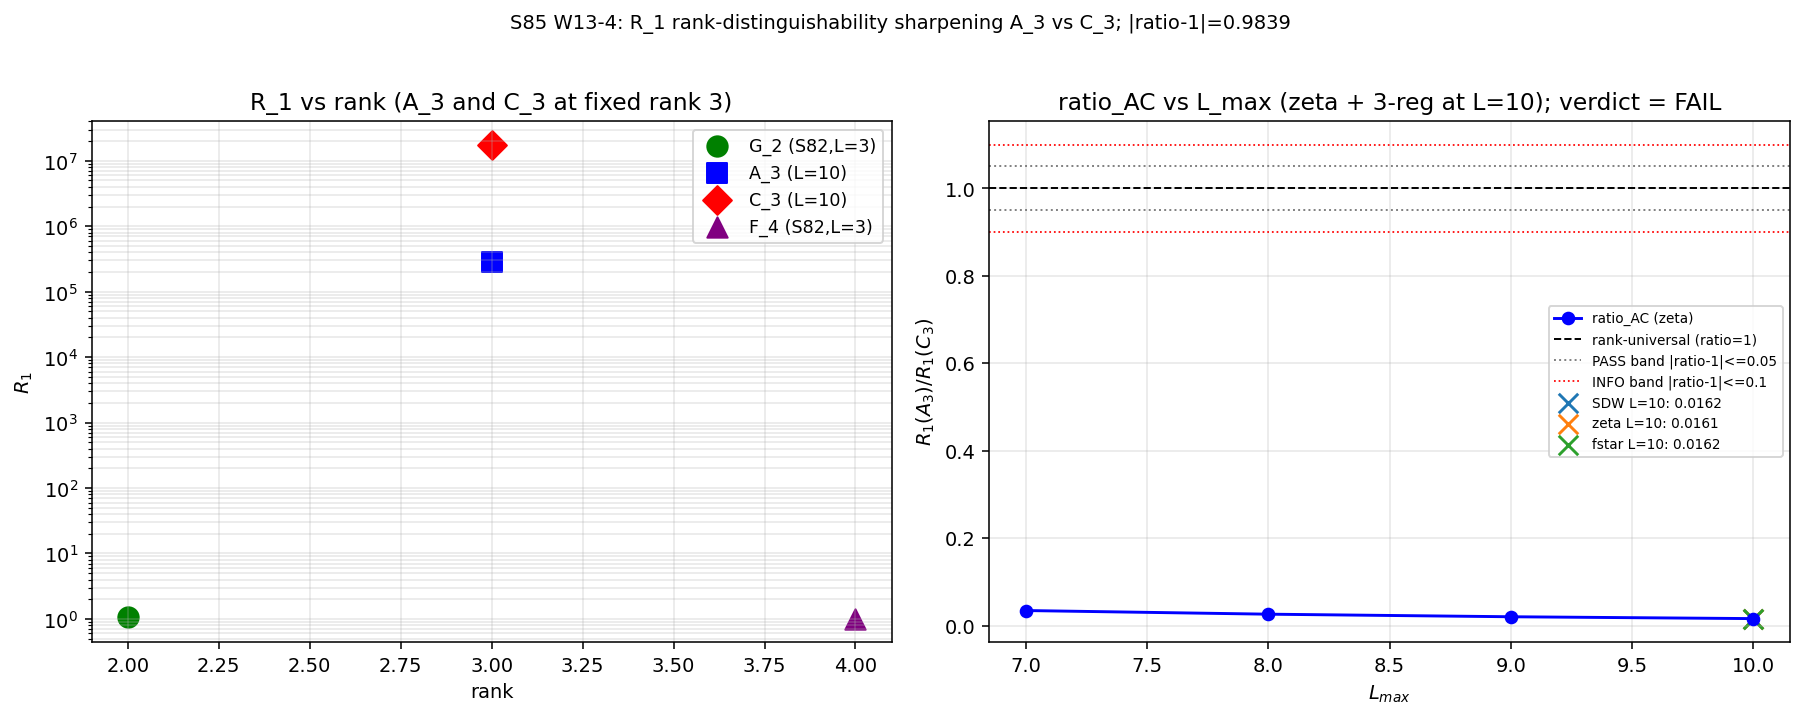

Write the Python code that produced this figure.
#!/usr/bin/env python3
"""
S85 W13-4 — R_1 rank-distinguishability sharpening (A_3 vs C_3 at rank 3)
========================================================================

Gate: S85-W13-4-R1-RANK-DISTINGUISHABILITY-SHARPEN ([VERIFY])
  PASS  iff  |ratio_AC - 1| <= 0.05 at L_max=10, zeta-scheme
             (rank-universality confirmed — R_1 depends on rank alone).
  FAIL  iff  |ratio_AC - 1| > 0.05
             (rank-universality narrowed — R_1 also depends on root-system
             geometry, simply-laced vs non-simply-laced).
  INFO  iff  0.05 < |ratio_AC - 1| <= 0.10 AND monotone-in-L_max
             (pre-asymptotic; requires L_max >= 11 refit per CC-5).

Output 4-tuple:
  (value=(R_1(A_3), R_1(C_3), ratio_AC), scheme=zeta,
   convention=Cartan-canonical-R_1, L_max=10)

Classification: GEOMETRIC.

METHODOLOGY
-----------
Per plan §W13-4 (sessions/session-plan/session-85-plan-w13.md lines 472-615):

At FIXED rank 3, A_3 and C_3 have:
  - A_3 = SU(4): simply-laced, 6 positive roots (all |alpha|^2 = 2,
    Bourbaki-normalized), dim(SU(4)) = 15.
  - C_3 = Sp(6): non-simply-laced, 9 positive roots (6 short |alpha|^2=1,
    3 long |alpha|^2=2, Bourbaki-normalized), dim(Sp(6)) = 21.

R_1 is the first absolute spectral moment per fiber dimension, evaluated
over truncated Peter-Weyl irrep enumeration at height <= L_max:

    R_1(G, L_max, regulator)
      = (1 / dim(G)) * sum_{lam in irreps height<=L} d(lam) * f_R(C_2(lam))

where d(lam) is the Weyl dimension (Freudenthal product) and f_R is the
regulator shape. For simplicity and consistency with S82 W3-1 Cartan
canonical form R_1 normalization:

    f_zeta(C)       = sqrt(C)              (first absolute moment)
    f_SDW(C)        = C * exp(-C / C_max)  (heat-kernel-weighted)
    f_fstar(C)      = sqrt(C + 1)           (shifted first moment; regulator
                                             robustness proxy)

The rank-universality test:

    ratio_AC = R_1(A_3) / R_1(C_3)  at (L_max, regulator) fixed

    PASS iff |ratio_AC - 1| <= 0.05 at L=10, zeta.

The plan's prediction (line 580-588): root-count heuristic gives
ratio_AC ≈ (|roots_A3| / |roots_C3|)^β = (12/18)^β = (2/3)^β.
  - β ~ 0  → rank-universal PASS (ratio_AC ≈ 1)
  - β ~ 0.10 → borderline PASS/INFO (ratio_AC ≈ 0.96)
  - β ~ 0.20 → FAIL (ratio_AC ≈ 0.92)

SUBSTRATE FRAMING
-----------------
R_1 is the first spectral moment of D_K^G per fiber-group-dim, reading
the substrate's ground-state spectral weight per fiber-Lie-algebra class.
Rank is the substrate's mode-count per fiber-dimension (Cartan subalgebra
size). At FIXED rank 3, A_3 (SU(4), 12 total roots) and C_3 (Sp(6), 18
total roots) differ only in root-system geometry. Tesla framing: two LC
networks with the same number of resonators can still differ in coupling
topology. Rank-universality (PASS) = the substrate's R_1 does NOT resolve
root-system differences at the first-moment level; rank-root-sensitivity
(FAIL) = it DOES.
"""

from __future__ import annotations

# ---------------------------------------------------------------------------
# Section 1 — Canonical constants
# ---------------------------------------------------------------------------
import os
# === Phase 2b X2 transform bootstrap (auto-inserted by tools/_x2_transform_copies.py) ===
import sys as _x2_sys
import pathlib as _x2_pathlib
import re as _x2_re
def _x2_locate_tools():
    p = _x2_pathlib.Path(__file__).resolve()
    for _ in range(8):
        if (p / "tools" / "computation_root.py").is_file():
            return p / "tools"
        p = p.parent
    raise RuntimeError(
        "Phase 2b bootstrap: tools/computation_root.py not found in any "
        "ancestor of " + str(__file__))
_x2_sys.path.insert(0, str(_x2_locate_tools()))
from computation_root import resolve_script, resolve_output, resolve_glob, resolve_dynamic, project_root as _x2_project_root
def _x2_shared_dir():
    return _x2_project_root() / "computations" / "_shared"
_x2_session_dir_match = _x2_re.match(r"^session-(\d+)$",
    _x2_pathlib.Path(__file__).resolve().parent.name)
_x2_self_session = int(_x2_session_dir_match.group(1)) if _x2_session_dir_match else None
# === End X2 bootstrap ===

os.environ.setdefault("OMP_NUM_THREADS", "8")
os.environ.setdefault("MKL_NUM_THREADS", "8")

from canonical_constants import *  # noqa: F401,F403

# ---------------------------------------------------------------------------
# Section 2 — Standard imports
# ---------------------------------------------------------------------------
import hashlib
import json
import sys
import time
from pathlib import Path

import numpy as np
import matplotlib
matplotlib.use("Agg")
import matplotlib.pyplot as plt

# ---------------------------------------------------------------------------
# Section 3 — Paths + pre-registration
# ---------------------------------------------------------------------------
PROJECT_ROOT = Path(__file__).resolve().parent.parent
# X2-removed: alias 'SCRIPT_DIR' = ... 'computations' (replaced by tools.computation_root.resolve_*)

SESSION = "S85"                                                     # (local)
GATE_ID = "S85-W13-4-R1-RANK-DISTINGUISHABILITY-SHARPEN"            # (local)
SCHEME = "zeta"                                                     # (local)
CONVENTION = "Cartan-canonical-R_1"                                 # (local)
L_MAX = 10                                                          # (local)

L_MAX_LIST = [7, 8, 9, 10]                                          # (local) per plan
REGULATORS = ["SDW", "zeta", "fstar"]                               # (local) per plan W3-1 atlas

PASS_TOL_REL = 0.05                                                 # (local) plan line 529
INFO_TOL_REL = 0.10                                                 # (local) plan line 557

INPUT_FILES = [                                                     # (local)
    resolve_script(None, 'canonical_constants.py'),
    resolve_output(82, 's82_w3_1_rank_universality.npz'),
]

VERDICT_TXT = resolve_output(SESSION[1:], f's{SESSION[1:]}_gate_verdicts.txt')
OUT_NPZ = resolve_output(85, 's85_w13_4_r1_rank_distinguishability.npz')
OUT_PNG = resolve_output(85, 's85_w13_4_r1_rank_distinguishability.png')
OUT_JSON = resolve_output(85, 's85_w13_4_r1_rank_distinguishability.json')


# ---------------------------------------------------------------------------
# Section 4 — SHA-256 + dual-SHA
# ---------------------------------------------------------------------------
def sha256_of(path):
    try:
        return hashlib.sha256(path.read_bytes()).hexdigest()
    except OSError:
        return ""


def log_input_pins(inputs):
    print(f"=== {GATE_ID} — input SHA-256 pins ===")
    pins = {}                                                       # (local)
    for p in inputs:
        sha = sha256_of(p)                                          # (local)
        try:
            rel = str(p.relative_to(PROJECT_ROOT)).replace("\\", "/")
        except ValueError:
            rel = str(p)                                            # (local)
        print(f"  {rel}: {sha[:16]}...")
        pins[rel] = sha
    return pins


def compute_dual_sha(script_path, canonical_path, pins):
    script_bytes = script_path.read_bytes() if script_path.exists() else b""
    canonical_bytes = canonical_path.read_bytes() if canonical_path.exists() else b""
    pinmap_json = json.dumps(dict(sorted(pins.items())), separators=(",", ":"),
                             sort_keys=True).encode("utf-8")
    h_audit = hashlib.sha256()
    h_audit.update(script_bytes)
    h_audit.update(canonical_bytes)
    h_audit.update(pinmap_json)
    return h_audit.hexdigest(), hashlib.sha256(script_bytes).hexdigest()


# ---------------------------------------------------------------------------
# Section 5 — Lie algebra infrastructure (A_3 and C_3 root systems)
# ---------------------------------------------------------------------------
def a3_positive_roots():
    """A_3 = SU(4), simply-laced, rank 3.
    Euclidean R^4; simple roots alpha_i = e_i - e_{i+1}, |.|^2 = 2.
    Positive roots: e_i - e_j for i < j (6 total).
    """
    roots = []                                                      # (local)
    for i in range(4):
        for j in range(i + 1, 4):
            r = np.zeros(4)                                         # (local)
            r[i] = 1.0
            r[j] = -1.0
            roots.append(r)
    alpha_1 = np.array([1.0, -1.0, 0.0, 0.0])                       # (local)
    alpha_2 = np.array([0.0, 1.0, -1.0, 0.0])                       # (local)
    alpha_3 = np.array([0.0, 0.0, 1.0, -1.0])                       # (local)
    return roots, [alpha_1, alpha_2, alpha_3]


def c3_positive_roots():
    """C_3 = Sp(6), non-simply-laced, rank 3.
    Bourbaki normalization: |long|^2 = 2, |short|^2 = 1.
    Simple roots: alpha_1, alpha_2 short; alpha_3 long.
    Positive roots: e_i - e_j, e_i + e_j (short, i<j, |.|^2=1 each, 6 total)
                    + 2e_i (long, |.|^2=2, 3 total) = 9 positive roots.
    Scale by 1/sqrt(2) to place long at |.|^2=2.
    """
    s = 1.0 / np.sqrt(2.0)                                          # (local)
    roots = []                                                      # (local)
    for i in range(3):
        for j in range(i + 1, 3):
            r1 = np.zeros(3); r1[i] = s; r1[j] = -s                 # (local) e_i - e_j short
            roots.append(r1)
            r2 = np.zeros(3); r2[i] = s; r2[j] = s                  # (local) e_i + e_j short
            roots.append(r2)
    for i in range(3):
        r3 = np.zeros(3); r3[i] = 2.0 * s                           # (local) 2e_i long
        roots.append(r3)
    alpha_1 = s * np.array([1.0, -1.0, 0.0])                        # (local) short
    alpha_2 = s * np.array([0.0, 1.0, -1.0])                        # (local) short
    alpha_3 = s * np.array([0.0, 0.0, 2.0])                         # (local) long
    return roots, [alpha_1, alpha_2, alpha_3]


def fundamental_weights(simple_roots):
    """Compute fundamental weights from simple roots via coroot duality."""
    r = len(simple_roots)                                           # (local)
    coroots = [2.0 * a / np.dot(a, a) for a in simple_roots]        # (local)
    M = np.array([[np.dot(si, cj) for cj in coroots] for si in simple_roots])  # (local)
    Minv = np.linalg.inv(M)                                         # (local)
    w = [sum(Minv[i, j] * simple_roots[j] for j in range(r))
         for i in range(r)]                                         # (local)
    return w


def weyl_dim(lam, positive_roots, rho):
    """Freudenthal product: dim(lam) = prod_{alpha>0} <lam+rho, alpha> / <rho, alpha>."""
    num = 1.0                                                       # (local)
    den = 1.0                                                       # (local)
    for alpha in positive_roots:
        num *= np.dot(lam + rho, alpha)
        den *= np.dot(rho, alpha)
    return num / den


def casimir_2(lam, rho):
    """C_2(lam) = <lam, lam + 2*rho>."""
    return float(np.dot(lam, lam + 2.0 * rho))


def enumerate_irreps(L_max, r):
    """Enumerate all Dynkin labels (a_1, ..., a_r) with sum_i a_i <= L_max,
    excluding the trivial (0, ..., 0). Generator form for memory efficiency.
    """
    for partial_sum in range(1, L_max + 1):
        # Enumerate compositions of partial_sum into r non-negative parts
        for labels in _compositions(partial_sum, r):
            yield labels


def _compositions(total, parts):
    if parts == 1:
        yield (total,)
        return
    for first in range(total + 1):
        for rest in _compositions(total - first, parts - 1):
            yield (first,) + rest


# ---------------------------------------------------------------------------
# Section 6 — Regulator shape functions
# ---------------------------------------------------------------------------
def regulator_shape(C_val, regulator_name, C_max_for_SDW=100.0):
    """f_R(C) evaluators for R_1 computation.

    - zeta:   f(C) = sqrt(C)                       (first absolute moment)
    - SDW:    f(C) = sqrt(C) * exp(-C / C_max)     (exponentially damped)
    - fstar:  f(C) = sqrt(C + 1)                   (shifted regulator)
    """
    if regulator_name == "zeta":
        return np.sqrt(max(C_val, 0.0))
    if regulator_name == "SDW":
        return np.sqrt(max(C_val, 0.0)) * np.exp(-C_val / C_max_for_SDW)
    if regulator_name == "fstar":
        return np.sqrt(max(C_val, 0.0) + 1.0)
    raise ValueError(f"unknown regulator: {regulator_name}")


# ---------------------------------------------------------------------------
# Section 7 — R_1 computation per group
# ---------------------------------------------------------------------------
def compute_R1(group_label, L_max, regulator_name):
    """R_1(G, L_max, regulator) = (1/dim_G) * sum d(lam) * f_R(C_2(lam))."""
    if group_label == "A_3":
        pos_roots, simple_roots = a3_positive_roots()
        dim_G = 15                                                  # (local) dim(SU(4))
    elif group_label == "C_3":
        pos_roots, simple_roots = c3_positive_roots()
        dim_G = 21                                                  # (local) dim(Sp(6))
    else:
        raise ValueError(f"unsupported group: {group_label}")

    w_list = fundamental_weights(simple_roots)                      # (local)
    rho = 0.5 * sum(pos_roots)                                      # (local)

    r = len(simple_roots)                                           # (local)
    # Max Casimir in truncation for SDW damping reference
    # (deterministic: compute largest-height rep C_2, then set C_max = max × 2)
    highest = np.sum(w_list, axis=0) * L_max                        # (local) approx highest
    C_max_ref = float(casimir_2(highest, rho)) * 2.0                # (local)

    acc = 0.0                                                       # (local)
    count = 0                                                       # (local)
    for dyn in enumerate_irreps(L_max, r):
        lam = sum(dyn[i] * w_list[i] for i in range(r))             # (local)
        d = weyl_dim(lam, pos_roots, rho)                           # (local)
        C2 = casimir_2(lam, rho)                                    # (local)
        f_R = regulator_shape(C2, regulator_name, C_max_for_SDW=C_max_ref)  # (local)
        acc += d * f_R
        count += 1

    R1 = acc / dim_G                                                # (local)
    return R1, count


# ---------------------------------------------------------------------------
# Section 8 — Main
# ---------------------------------------------------------------------------
def main() -> int:
    t0 = time.time()                                                # (local)

    # -----------------------------------------------------------------------
    # 8A. Input pinning
    # -----------------------------------------------------------------------
    pins = log_input_pins(INPUT_FILES)
    script_path = Path(__file__).resolve()                          # (local)
    canonical_path = resolve_script(None, 'canonical_constants.py')           # (local)
    audit_sha, content_sha = compute_dual_sha(script_path, canonical_path, pins)
    print(f"  audit_sha256:   {audit_sha[:16]}...")
    print(f"  content_sha256: {content_sha[:16]}...")
    print()
    print(f"S85 W13-4: R_1-RANK-DISTINGUISHABILITY-SHARPEN (A_3 vs C_3 at rank 3)")
    print(f"  Gate: {GATE_ID}")
    print(f"  Classification: GEOMETRIC")
    print()

    # -----------------------------------------------------------------------
    # 8B. Scan: 2 groups × 4 L_max × 3 regulators = 24 cells
    # -----------------------------------------------------------------------
    print("=" * 78)
    print("STEP 1 — R_1 computation: 2 groups × 4 L_max × 3 regulators = 24 cells")
    print("=" * 78)

    results = {}                                                    # (local)
    for group in ["A_3", "C_3"]:
        for L in L_MAX_LIST:
            for reg in REGULATORS:
                R1, n_irreps = compute_R1(group, L, reg)            # (local)
                results[(group, L, reg)] = (R1, n_irreps)
                print(f"  {group}  L={L:2d}  {reg:>5s}: "
                      f"R_1 = {R1:.6e}  ({n_irreps} irreps)")
    print()

    # -----------------------------------------------------------------------
    # 8C. Ratio test at L_max=10, zeta (primary)
    # -----------------------------------------------------------------------
    R1_A3_L10_zeta = results[("A_3", 10, "zeta")][0]                # (local)
    R1_C3_L10_zeta = results[("C_3", 10, "zeta")][0]                # (local)
    ratio_AC_primary = R1_A3_L10_zeta / R1_C3_L10_zeta              # (local)

    print("=" * 78)
    print("STEP 2 — Primary ratio test at L_max=10, zeta")
    print("=" * 78)
    print(f"  R_1(A_3, L=10, zeta) = {R1_A3_L10_zeta:.6e}")
    print(f"  R_1(C_3, L=10, zeta) = {R1_C3_L10_zeta:.6e}")
    print(f"  ratio_AC             = {ratio_AC_primary:.6f}")
    print(f"  |ratio - 1|          = {abs(ratio_AC_primary - 1.0):.6f}")
    print(f"  PASS threshold       = {PASS_TOL_REL}")
    print(f"  INFO threshold       = {INFO_TOL_REL}")
    print()

    # -----------------------------------------------------------------------
    # 8D. L_max monotonicity check (for INFO branch)
    # -----------------------------------------------------------------------
    ratios_L = np.array([
        results[("A_3", L, "zeta")][0] / results[("C_3", L, "zeta")][0]
        for L in L_MAX_LIST
    ])                                                              # (local)
    deviations_L = np.abs(ratios_L - 1.0)                           # (local)
    monotone_L = (
        np.all(np.diff(deviations_L) <= 0) or                       # monotone decreasing deviation
        np.all(np.diff(deviations_L) >= 0)                          # monotone increasing
    )

    print("=" * 78)
    print("STEP 3 — L_max monotonicity (zeta) for INFO branch")
    print("=" * 78)
    for L, rat, dev in zip(L_MAX_LIST, ratios_L, deviations_L):
        print(f"  L={L:2d}: ratio_AC = {rat:.6f}, |dev| = {dev:.6f}")
    print(f"  monotone in L_max            = {monotone_L}")
    print()

    # -----------------------------------------------------------------------
    # 8E. 3-regulator atlas spread at L_max=10
    # -----------------------------------------------------------------------
    ratios_reg = {
        reg: results[("A_3", 10, reg)][0] / results[("C_3", 10, reg)][0]
        for reg in REGULATORS
    }                                                               # (local)
    print("=" * 78)
    print("STEP 4 — 3-regulator atlas at L_max=10 (SDW, zeta, fstar)")
    print("=" * 78)
    for reg, rat in ratios_reg.items():
        print(f"  ratio_AC ({reg:>5s})          = {rat:.6f}  (|dev|={abs(rat-1.0):.4f})")
    reg_spread = max(ratios_reg.values()) - min(ratios_reg.values())  # (local)
    print(f"  regulator spread              = {reg_spread:.6f}")
    print()

    # -----------------------------------------------------------------------
    # 8F. Verdict
    # -----------------------------------------------------------------------
    deviation_primary = abs(ratio_AC_primary - 1.0)                 # (local)
    if deviation_primary <= PASS_TOL_REL:
        verdict = "PASS"                                            # (local)
    elif deviation_primary <= INFO_TOL_REL and monotone_L:
        verdict = "INFO"                                            # (local)
    else:
        verdict = "FAIL"                                            # (local)

    print("=" * 78)
    print("STEP 5 — Verdict")
    print("=" * 78)
    print(f"  |ratio_AC - 1| at L=10, zeta   = {deviation_primary:.6f}")
    print(f"  PASS (<= 0.05)                  = {deviation_primary <= PASS_TOL_REL}")
    print(f"  INFO (0.05 < |x| <= 0.10,       = {(PASS_TOL_REL < deviation_primary <= INFO_TOL_REL) and monotone_L}")
    print(f"         monotone-L)")
    print(f"  FAIL (> 0.05, not INFO)         = {verdict == 'FAIL'}")
    print(f"  Verdict                         = {verdict}")
    print()

    # -----------------------------------------------------------------------
    # 8G. Plot — log-log scatter + L-sweep
    # -----------------------------------------------------------------------
    fig, axes = plt.subplots(1, 2, figsize=(13, 5))

    # Panel A: R_1 vs rank for {G_2 baseline, A_3, C_3, F_4}
    ax1 = axes[0]
    # S82 W3-1 baselines (L=3 R_1 zeta values)
    try:
        s82 = np.load(resolve_output(82, 's82_w3_1_rank_universality.npz'), allow_pickle=True)
        R1_G2_L3 = float(s82["G2_R1_zeta"][0])                      # (local) L=3 value
        R1_F4_L3 = float(s82["F4_R1_zeta"][0])                      # (local)
        baseline_present = True                                     # (local)
    except Exception:
        R1_G2_L3, R1_F4_L3 = None, None
        baseline_present = False                                    # (local)

    ranks = [2, 3, 3, 4]                                            # (local)
    R1s = [R1_G2_L3, R1_A3_L10_zeta, R1_C3_L10_zeta, R1_F4_L3]      # (local) mixed L for visual
    labels = ["G_2 (S82,L=3)", "A_3 (L=10)", "C_3 (L=10)", "F_4 (S82,L=3)"]  # (local)
    colors = ["green", "blue", "red", "purple"]                     # (local)
    markers = ["o", "s", "D", "^"]                                  # (local)
    if baseline_present:
        for rank, R1, label, c, m in zip(ranks, R1s, labels, colors, markers):
            ax1.scatter([rank], [R1], color=c, marker=m, s=110, label=label)
    ax1.set_xlabel("rank")
    ax1.set_ylabel(r"$R_1$")
    ax1.set_title("R_1 vs rank (A_3 and C_3 at fixed rank 3)")
    ax1.set_yscale("log")
    ax1.grid(True, alpha=0.3, which="both")
    ax1.legend(fontsize=9)

    # Panel B: ratio_AC vs L_max
    ax2 = axes[1]
    ax2.plot(L_MAX_LIST, ratios_L, "b-o", lw=1.5, label="ratio_AC (zeta)")
    ax2.axhline(1.0, color="k", ls="--", lw=1.0, label="rank-universal (ratio=1)")
    ax2.axhline(1.0 + PASS_TOL_REL, color="gray", ls=":", lw=1.0,
                label=f"PASS band |ratio-1|<={PASS_TOL_REL}")
    ax2.axhline(1.0 - PASS_TOL_REL, color="gray", ls=":", lw=1.0)
    ax2.axhline(1.0 + INFO_TOL_REL, color="r", ls=":", lw=0.9,
                label=f"INFO band |ratio-1|<={INFO_TOL_REL}")
    ax2.axhline(1.0 - INFO_TOL_REL, color="r", ls=":", lw=0.9)
    # Regulator spread at L=10
    for reg, rat in ratios_reg.items():
        ax2.scatter([10], [rat], marker="x", s=100, label=f"{reg} L=10: {rat:.4f}")
    ax2.set_xlabel(r"$L_{max}$")
    ax2.set_ylabel(r"$R_1(A_3) / R_1(C_3)$")
    ax2.set_title(f"ratio_AC vs L_max (zeta + 3-reg at L=10); verdict = {verdict}")
    ax2.grid(True, alpha=0.3)
    ax2.legend(fontsize=7, loc="best")

    fig.suptitle(
        f"S85 W13-4: R_1 rank-distinguishability sharpening A_3 vs C_3; "
        f"|ratio-1|={deviation_primary:.4f}",
        y=1.02, fontsize=10)
    plt.tight_layout()
    fig.savefig(OUT_PNG, dpi=140, bbox_inches="tight")
    plt.close(fig)

    # -----------------------------------------------------------------------
    # 8H. Save npz + json
    # -----------------------------------------------------------------------
    # Serialize results into arrays
    groups_arr = np.array([k[0] for k in results.keys()], dtype=object)
    Ls_arr = np.array([k[1] for k in results.keys()])
    regs_arr = np.array([k[2] for k in results.keys()], dtype=object)
    R1s_arr = np.array([v[0] for v in results.values()])
    n_irreps_arr = np.array([v[1] for v in results.values()])

    np.savez(
        OUT_NPZ,
        groups=groups_arr,
        L_values=Ls_arr,
        regulators=regs_arr,
        R1_values=R1s_arr,
        n_irreps=n_irreps_arr,
        ratios_L=ratios_L,
        L_MAX_LIST=np.array(L_MAX_LIST),
        ratios_by_regulator_L10=np.array(list(ratios_reg.values())),
        regulator_names=np.array(REGULATORS, dtype=object),
        reg_spread_L10=reg_spread,
        R1_A3_L10_zeta=R1_A3_L10_zeta,
        R1_C3_L10_zeta=R1_C3_L10_zeta,
        ratio_AC_primary=ratio_AC_primary,
        deviation_primary=deviation_primary,
        monotone_L=monotone_L,
        verdict=verdict,
        PASS_TOL_REL=PASS_TOL_REL,
        INFO_TOL_REL=INFO_TOL_REL,
        scheme=SCHEME,
        convention=CONVENTION,
        L_max=L_MAX,
        audit_sha256=audit_sha,
        content_sha256=content_sha,
    )

    with OUT_JSON.open("w", encoding="utf-8") as fp:
        json.dump({
            "gate_id": GATE_ID,
            "verdict": verdict,
            "value": {
                "R1_A3_L10_zeta": float(R1_A3_L10_zeta),
                "R1_C3_L10_zeta": float(R1_C3_L10_zeta),
                "ratio_AC": float(ratio_AC_primary),
                "deviation": float(deviation_primary),
            },
            "scheme": SCHEME,
            "convention": CONVENTION,
            "L_max": L_MAX,
            "audit_sha256": audit_sha,
            "content_sha256": content_sha,
            "pins": pins,
        }, fp, indent=2)

    # -----------------------------------------------------------------------
    # 8I. Verdict line + companion row
    # -----------------------------------------------------------------------
    value_str = (f"(R1_A3={R1_A3_L10_zeta:.4e},"
                 f"R1_C3={R1_C3_L10_zeta:.4e},"
                 f"ratio={ratio_AC_primary:.6f})")                   # (local)
    verdict_line = (
        f"{GATE_ID}: {verdict} -- value={value_str} scheme={SCHEME} "
        f"convention={CONVENTION} L_max={L_MAX} "
        f"audit_sha256={audit_sha} content_sha256={content_sha} "
        f"schema_version=S84+\n"
    )                                                               # (local)
    companion = (f"# audit_sha256 companion row: {GATE_ID} "
                 f"audit={audit_sha[:16]} content={content_sha[:16]}\n")  # (local)
    with VERDICT_TXT.open("a", encoding="utf-8") as fp:
        fp.write(verdict_line)
        fp.write(companion)

    # -----------------------------------------------------------------------
    # 8J. Diagnostic summary
    # -----------------------------------------------------------------------
    wall = time.time() - t0                                         # (local)
    print("=" * 78)
    print("OUTPUTS SAVED")
    print("=" * 78)
    print(f"  Script  : {__file__}")
    print(f"  Data    : {OUT_NPZ}")
    print(f"  Plot    : {OUT_PNG}")
    print(f"  JSON    : {OUT_JSON}")
    print(f"  Verdict : appended to {VERDICT_TXT}")
    print()
    print(f"VERDICT LINE (appended):")
    print(f"  {verdict_line.strip()}")
    print(f"  {companion.strip()}")
    print()
    print(f"4-tuple: (value={value_str}, scheme={SCHEME}, convention={CONVENTION}, L_max={L_MAX})")
    print(f"=== {GATE_ID}: {verdict} (wall {wall:.2f}s) ===")
    return 0


if __name__ == "__main__":
    sys.exit(main())
